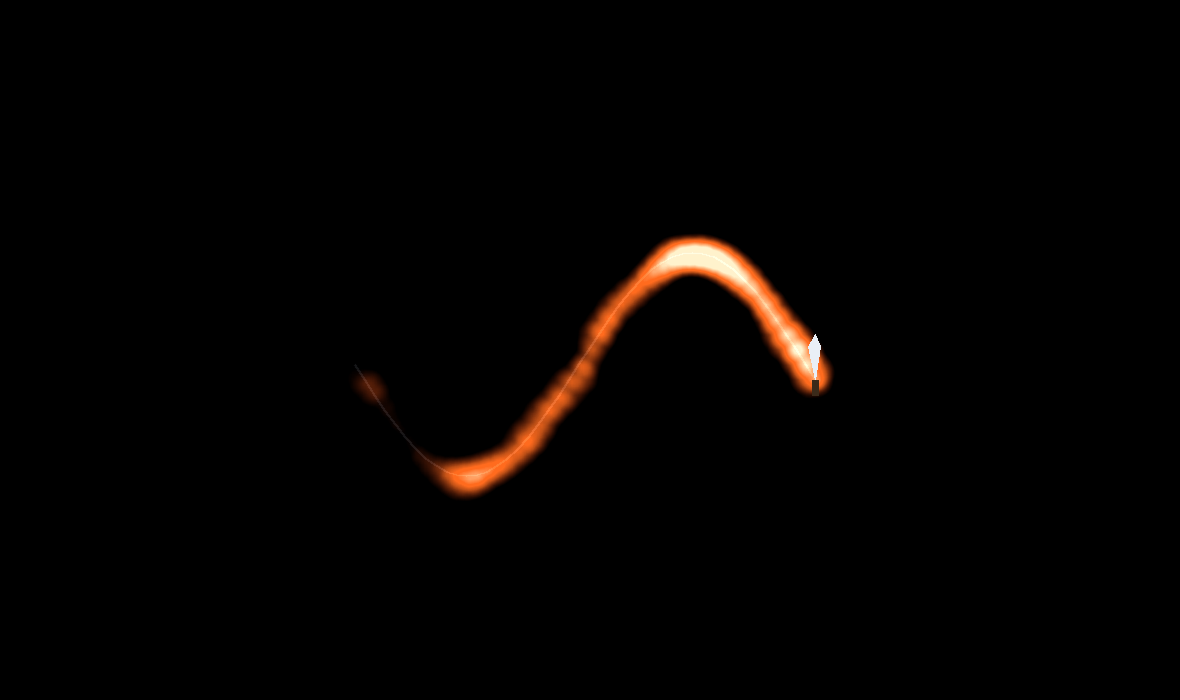

This chart was generated by the following Python code:
"""Static check of the REVISED bystander.html flame: heat painted only along
the knife path (transient, decays behind the cursor) then coloured by the new
shader (ember->orange->white core + noisy edges). Confirms it stays local."""
import numpy as np, math, random
from PIL import Image, ImageDraw, ImageFilter
random.seed(4); np.random.seed(4)
W,H=1180,700
HW,HH=W//3,H//3
heat=np.zeros((HH,HW))
# knife path (a short stroke); recency -> heat (older points faded)
pts=[]
for i in range(46):
    x=0.30+0.40*i/46; y=0.52+0.16*math.sin(i/7)
    pts.append((x,y))
brush=30/W*HW
for k,(fx,fy) in enumerate(pts):
    recency=k/len(pts)            # newer points hotter (older decayed)
    amp=0.5*(0.25+0.75*recency)
    cx,cy=fx*HW,fy*HH
    yy,xx=np.ogrid[0:HH,0:HW]
    d=np.sqrt((xx-cx)**2+(yy-cy)**2)
    heat+=np.clip(1-d/brush,0,1)*amp
heat=np.clip(heat,0,1)
# upscale
himg=Image.fromarray((heat*255).astype(np.uint8)).resize((W,H),Image.BILINEAR)
ha=np.asarray(himg,float)/255.0
# noise
def fbm_field(scale,seed):
    rng=np.random.default_rng(seed); s=rng.random((H//scale+2,W//scale+2))
    return np.asarray(Image.fromarray((s*255).astype(np.uint8)).resize((W,H),Image.BICUBIC),float)/255.0
n=(fbm_field(40,1)+0.5*fbm_field(20,2))/1.5
f=np.clip(ha*1.4 - n*0.45,0,1)
glow=np.clip((f-0.045)/(0.55-0.045),0,1)
core=np.clip((f-0.62)/(0.95-0.62),0,1)
ember=np.array([0.55,0.10,0.02]); orange=np.array([1.0,0.42,0.12]); white=np.array([1.0,0.95,0.8])
t=np.clip(f/0.42,0,1)[...,None]
col=ember*(1-t)+orange*t
col=col*(1-core[...,None])+white*core[...,None]
alpha=glow
out=np.zeros((H,W,3))
# scratches
scr=Image.new("L",(W,H),0); sd=ImageDraw.Draw(scr)
for i in range(len(pts)-1):
    sd.line([(pts[i][0]*W,pts[i][1]*H),(pts[i+1][0]*W,pts[i+1][1]*H)],fill=70,width=2)
out+=(np.asarray(scr,float)/255.0)[...,None]*np.array([0.32,0.33,0.36])
out=np.clip(out+col*alpha[...,None],0,1)
img=Image.fromarray((out*255).astype(np.uint8)).filter(ImageFilter.GaussianBlur(0.4))
d=ImageDraw.Draw(img); ex,ey=pts[-1][0]*W,pts[-1][1]*H
d.polygon([(ex,ey),(ex-7,ey-34),(ex,ey-46),(ex+5,ey-34)],fill=(233,239,246)); d.rectangle([ex-3,ey,ex+3,ey+15],fill=(58,42,26))
img.save("preview5.png"); print("wrote preview5.png")
